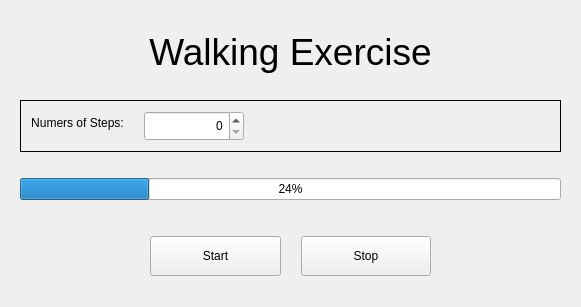
<?xml version="1.0" encoding="UTF-8"?>
<ui version="4.0">
 <class>WalkingForm</class>
 <widget class="QWidget" name="WalkingForm">
  <property name="geometry">
   <rect>
    <x>0</x>
    <y>0</y>
    <width>581</width>
    <height>307</height>
   </rect>
  </property>
  <layout class="QVBoxLayout" name="WalkingForm_2">
   <property name="leftMargin">
    <number>20</number>
   </property>
   <property name="rightMargin">
    <number>20</number>
   </property>
   <item>
    <spacer name="verticalSpacer_3">
     <property name="orientation">
      <enum>Qt::Vertical</enum>
     </property>
     <property name="sizeHint" stdset="0">
      <size>
       <width>20</width>
       <height>40</height>
      </size>
     </property>
    </spacer>
   </item>
   <item>
    <widget class="QLabel" name="label">
     <property name="text">
      <string>&lt;html&gt;&lt;head/&gt;&lt;body&gt;&lt;p&gt;&lt;span style=&quot; font-size:28pt;&quot;&gt;Walking Exercise&lt;/span&gt;&lt;/p&gt;&lt;/body&gt;&lt;/html&gt;</string>
     </property>
     <property name="alignment">
      <set>Qt::AlignCenter</set>
     </property>
    </widget>
   </item>
   <item>
    <spacer name="verticalSpacer">
     <property name="orientation">
      <enum>Qt::Vertical</enum>
     </property>
     <property name="sizeType">
      <enum>QSizePolicy::Fixed</enum>
     </property>
     <property name="sizeHint" stdset="0">
      <size>
       <width>20</width>
       <height>20</height>
      </size>
     </property>
    </spacer>
   </item>
   <item>
    <widget class="QFrame" name="formFrame">
     <property name="frameShape">
      <enum>QFrame::Box</enum>
     </property>
     <layout class="QFormLayout" name="formLayout">
      <property name="labelAlignment">
       <set>Qt::AlignCenter</set>
      </property>
      <property name="formAlignment">
       <set>Qt::AlignHCenter|Qt::AlignTop</set>
      </property>
      <property name="horizontalSpacing">
       <number>20</number>
      </property>
      <property name="verticalSpacing">
       <number>15</number>
      </property>
      <property name="leftMargin">
       <number>10</number>
      </property>
      <property name="topMargin">
       <number>10</number>
      </property>
      <property name="rightMargin">
       <number>10</number>
      </property>
      <property name="bottomMargin">
       <number>10</number>
      </property>
      <item row="0" column="0">
       <widget class="QLabel" name="label_5">
        <property name="text">
         <string>&lt;html&gt;&lt;head/&gt;&lt;body&gt;&lt;p align=&quot;center&quot;&gt;Numers of Steps:&lt;/p&gt;&lt;/body&gt;&lt;/html&gt;</string>
        </property>
        <property name="scaledContents">
         <bool>true</bool>
        </property>
       </widget>
      </item>
      <item row="0" column="1">
       <layout class="QHBoxLayout" name="horizontalLayout_10">
        <item>
         <widget class="QSpinBox" name="walkingSteps">
          <property name="sizePolicy">
           <sizepolicy hsizetype="Preferred" vsizetype="Preferred">
            <horstretch>0</horstretch>
            <verstretch>0</verstretch>
           </sizepolicy>
          </property>
          <property name="minimumSize">
           <size>
            <width>100</width>
            <height>30</height>
           </size>
          </property>
          <property name="maximumSize">
           <size>
            <width>200</width>
            <height>16777215</height>
           </size>
          </property>
          <property name="frame">
           <bool>true</bool>
          </property>
          <property name="alignment">
           <set>Qt::AlignRight|Qt::AlignTrailing|Qt::AlignVCenter</set>
          </property>
         </widget>
        </item>
        <item>
         <spacer name="horizontalSpacer_8">
          <property name="orientation">
           <enum>Qt::Horizontal</enum>
          </property>
          <property name="sizeHint" stdset="0">
           <size>
            <width>40</width>
            <height>20</height>
           </size>
          </property>
         </spacer>
        </item>
       </layout>
      </item>
     </layout>
    </widget>
   </item>
   <item>
    <layout class="QHBoxLayout" name="horizontalLayout">
     <property name="topMargin">
      <number>20</number>
     </property>
     <property name="bottomMargin">
      <number>20</number>
     </property>
     <item>
      <widget class="QProgressBar" name="progressBar">
       <property name="value">
        <number>24</number>
       </property>
      </widget>
     </item>
    </layout>
   </item>
   <item>
    <layout class="QHBoxLayout" name="horizontalLayout_5">
     <property name="spacing">
      <number>20</number>
     </property>
     <property name="topMargin">
      <number>10</number>
     </property>
     <item>
      <spacer name="horizontalSpacer_3">
       <property name="orientation">
        <enum>Qt::Horizontal</enum>
       </property>
       <property name="sizeType">
        <enum>QSizePolicy::Expanding</enum>
       </property>
       <property name="sizeHint" stdset="0">
        <size>
         <width>40</width>
         <height>20</height>
        </size>
       </property>
      </spacer>
     </item>
     <item>
      <widget class="QPushButton" name="startButton">
       <property name="sizePolicy">
        <sizepolicy hsizetype="MinimumExpanding" vsizetype="MinimumExpanding">
         <horstretch>0</horstretch>
         <verstretch>0</verstretch>
        </sizepolicy>
       </property>
       <property name="minimumSize">
        <size>
         <width>100</width>
         <height>40</height>
        </size>
       </property>
       <property name="maximumSize">
        <size>
         <width>400</width>
         <height>70</height>
        </size>
       </property>
       <property name="text">
        <string>Start</string>
       </property>
      </widget>
     </item>
     <item>
      <widget class="QPushButton" name="stopButton">
       <property name="sizePolicy">
        <sizepolicy hsizetype="MinimumExpanding" vsizetype="MinimumExpanding">
         <horstretch>0</horstretch>
         <verstretch>0</verstretch>
        </sizepolicy>
       </property>
       <property name="minimumSize">
        <size>
         <width>100</width>
         <height>40</height>
        </size>
       </property>
       <property name="maximumSize">
        <size>
         <width>400</width>
         <height>70</height>
        </size>
       </property>
       <property name="text">
        <string>Stop</string>
       </property>
      </widget>
     </item>
     <item>
      <spacer name="horizontalSpacer_9">
       <property name="orientation">
        <enum>Qt::Horizontal</enum>
       </property>
       <property name="sizeHint" stdset="0">
        <size>
         <width>40</width>
         <height>20</height>
        </size>
       </property>
      </spacer>
     </item>
    </layout>
   </item>
   <item>
    <spacer name="verticalSpacer_6">
     <property name="orientation">
      <enum>Qt::Vertical</enum>
     </property>
     <property name="sizeHint" stdset="0">
      <size>
       <width>20</width>
       <height>40</height>
      </size>
     </property>
    </spacer>
   </item>
  </layout>
 </widget>
 <resources/>
 <connections/>
</ui>
